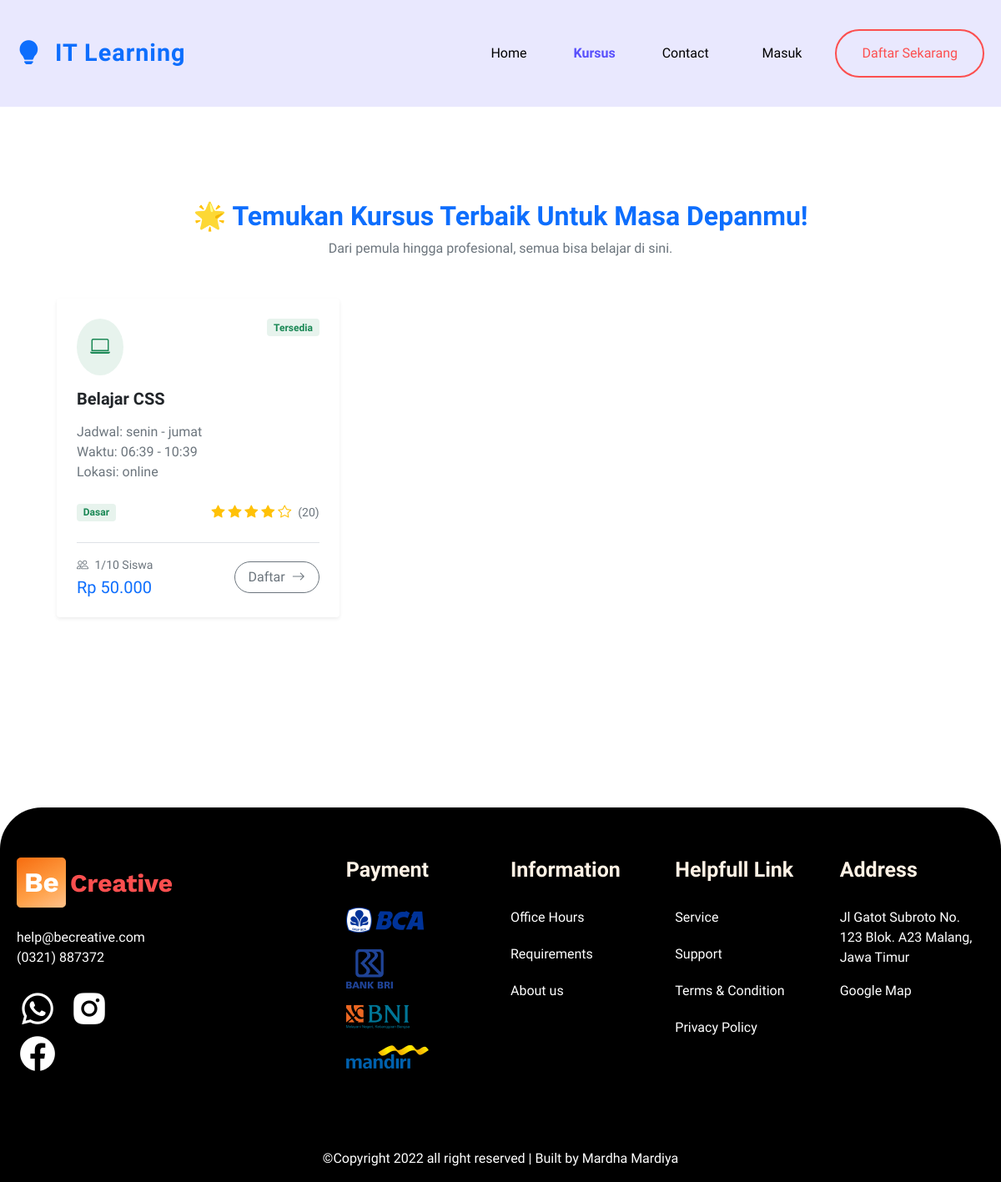
The app's page /views/pendaftaran_kursus.php with its own data.
### tables this page shows
CREATE TABLE `schedules` (
  `schedule_id` int(11) NOT NULL,
  `course_id` int(11) DEFAULT NULL,
  `instructor_id` int(11) DEFAULT NULL,
  `tanggal_mulai` date DEFAULT NULL,
  `tanggal_selesai` date DEFAULT NULL,
  `waktu_mulai` time DEFAULT NULL,
  `waktu_selesai` time DEFAULT NULL,
  `hari_pelaksanaan` varchar(50) DEFAULT NULL,
  `kapasitas_maksimal` int(11) DEFAULT NULL,
  `lokasi_kelas` varchar(255) DEFAULT NULL
);

CREATE TABLE `courses` (
  `course_id` int(11) NOT NULL,
  `nama_kursus` varchar(255) DEFAULT NULL,
  `deskripsi` text DEFAULT NULL,
  `durasi_jam` int(11) DEFAULT NULL,
  `harga` decimal(10,2) DEFAULT NULL,
  `level` enum('Dasar','Menengah','Lanjut') DEFAULT NULL,
  `status_aktif` tinyint(1) DEFAULT NULL
);

### views/pendaftaran_kursus.php (the view, shortened to what this page needs)
<?php
    include '../database/koneksi.php';
    $student_id = $_SESSION['user_id'] ?? null;
    $role = $_SESSION['role'] ?? null;
    $query = "
        SELECT
            s.*,
            c.nama_kursus,
            c.level,
            c.harga,
            (SELECT COUNT(*)
            FROM enrollments e
            WHERE e.schedule_id = s.schedule_id
              AND e.status_pendaftaran NOT IN ('dibatalkan', 'ditolak')
            ) AS jumlah_pendaftar
        FROM schedules s
        JOIN courses c ON s.course_id = c.course_id
    ";
    $result = mysqli_query($conn, $query);
?>
<!DOCTYPE html>
<html lang="en">
  <head>
     <link
      href="https://unpkg.com/boxicons@2.1.2/css/boxicons.min.css"
      rel="stylesheet"
    />
 <link rel="stylesheet" href="https://cdn.jsdelivr.net/npm/bootstrap-icons@1.11.3/font/bootstrap-icons.min.css">
     <link
      href="https://cdn.jsdelivr.net/npm/bootstrap@5.1.3/dist/css/bootstrap.min.css"
      rel="stylesheet"
    />
    <link rel="stylesheet" href="https://cdnjs.cloudflare.com/ajax/libs/animate.css/4.1.1/animate.min.css">
    <link
      rel="stylesheet"
      href="https://unpkg.com/swiper/swiper-bundle.min.css"
    />
    <link rel="stylesheet" href="vendor/style/main.css" />
  </head>
  <body>
     <nav class="navbar navbar-expand-lg navbar-light fixed-top">
      <div class="container">
        <a class="navbar-brand fw-bold text-primary" href="#" style="font-size: 1.8rem; letter-spacing: 1px;">
    <i class="bi bi-lightbulb-fill me-2"></i> IT Learning
</a>
        <div
          class="collapse navbar-collapse align-items-center"
          id="navbarNavAltMarkup"
        >
     <div class="navbar-nav ms-auto me-3">
            <a class="nav-link " href="index.php">Home</a>
            <a class="nav-link active" href="pendaftaran_kursus.php">Kursus</a>
            <a class="nav-link" href="index.php">Contact</a>
        </div>
             <div class="navbar-auth d-lg-flex align-items-center mt-4 mt-md-0 text-center">
              <?php if (isset($_SESSION['user_id'])): ?>
                <form action="../php/logout.php" method="POST" class="d-inline">
                  <button type="submit" class="btn btn-danger ms-sm-4 mt-3 mt-sm-0 d-block d-sm-inline">Logout</button>
                </form>
                            <?php else: ?>
                <a class="nav-link me-0 me-lg-3 p-0" href="login.php">Masuk</a>
                <a href="registar.php" class="btn-second ms-sm-4 mt-3 mt-sm-0 d-block d-sm-inline">Daftar Sekarang</a>
              <?php endif; ?>
            </div>
        </div>
      </div>
    </nav>
    <br>
    <br>
    <br>
    <br>
    <br>
    <br>
          <section class="popular-courses m-5 py-5  ">
            <div class="container">
        <div class="text-center mb-4">
            <h2 class="fw-bold text-primary">🌟 Temukan Kursus Terbaik Untuk Masa Depanmu!</h2>
            <p class="text-muted">
                Dari pemula hingga profesional, semua bisa belajar di sini.
            </p>
        </div>
              <div class="row g-4">
                <?php while($row = mysqli_fetch_assoc($result)): ?>
                <div class="col-lg-4 col-md-6">
                  <div class="card h-100 border-0 shadow-sm hover-shadow">
                    <div class="card-body p-4">
                      <div class="d-flex justify-content-between align-items-start mb-3">
                        <div class="bg-success bg-opacity-10 p-3 rounded-circle">
                          <i class="bi bi-laptop text-success fs-4"></i>
                        </div>
                        <span class="badge bg-success bg-opacity-10 text-success small">Tersedia</span>
                      </div>
                      <h3 class="h5 fw-bold mb-3"><?= $row['nama_kursus'] ?></h3>
                      <p class="text-muted mb-4">
                        Jadwal: <?= $row['hari_pelaksanaan'] ?> <br>
                        Waktu: <?= date('H:i', strtotime($row['waktu_mulai'])) ?> - <?= date('H:i', strtotime($row['waktu_selesai'])) ?> <br>
                        Lokasi: <?= $row['lokasi_kelas'] ?>
                      </p>
                      <div class="d-flex justify-content-between align-items-center mb-3">
                        <span class="badge bg-success bg-opacity-10 text-success"><?= $row['level'] ?></span>
                        <div class="text-warning">
                          <i class="bi bi-star-fill"></i>
                          <i class="bi bi-star-fill"></i>
                          <i class="bi bi-star-fill"></i>
                          <i class="bi bi-star-fill"></i>
                          <i class="bi bi-star"></i>
                          <span class="text-muted small ms-1">(20)</span>
                        </div>
                      </div>
                      <div class="d-flex justify-content-between align-items-center mt-4 pt-3 border-top">
                        <div>
                          <span class="d-block text-muted small">
                            <i class="bi bi-people me-1"></i> <?= $row['jumlah_pendaftar'] ?>/<?= $row['kapasitas_maksimal'] ?> Siswa
                          </span>
                                          <h4 class="h5 text-primary mb-0 mt-1">Rp <?= number_format($row['harga'], 0, ',', '.') ?></h4>
                                        </div>
                                          <?php if ($row['jumlah_pendaftar'] >= $row['kapasitas_maksimal']): ?>
                                  <span class="badge bg-danger rounded-pill px-3 py-2">Penuh</span>
                                <?php else: ?>
                                  <a href="#"
                                    class="btn btn-outline-secondary rounded-pill px-3"
                                    data-bs-toggle="modal"
                                    data-bs-target="#loginDuluModal">
                                    Daftar <i class="bi bi-arrow-right ms-1"></i>
                                  </a>
                                <?php endif; ?>
                      </div>
                    </div>
                  </div>
                </div>
              <?php endwhile; ?>
              </div>
            </div>
          </section>
    <footer class="footer section-margin">
      <div class="container">
        <div
          class="row row-content justify-content-between justify-content-md-start"
        >
          <div class="col-lg-2 col-md-6">
            <img src="vendor/images/logo.png" alt="" />
            <a href="#" class="email mt-4 d-inline-block text-white"
              >help@becreative.com</a
            >
            <p class="phone text-white">(0321) 887372</p>
            <div class="icons mt-4">
              <a href="#"><i class="bx bxl-whatsapp"></i></a>
              <a href="#"><i class="bx bxl-instagram-alt mx-2"></i></a>
              <a href="#"><i class="bx bxl-facebook-circle"></i></a>
            </div>
          </div>
          <div class="col-lg-2 offset-lg-2 col-md-3 mt-4 mt-sm-0">
            <h3>Payment</h3>
            <ul>
              <li><img src="vendor/images/bca.png" alt="" /></li>
              <li><img src="vendor/images/bri.png" alt="" /></li>
              <li><img src="vendor/images/bni.png" alt="" /></li>
              <li><img src="vendor/images/mandiri.png" alt="" /></li>
            </ul>
          </div>
          <div class="col-lg-2 col-md-3 mt-4 mt-sm-0">
            <h3>Information</h3>
            <ul>
              <li>Office Hours</li>
              <li>Requirements</li>
              <li>About us</li>
            </ul>
          </div>
          <div class="col-lg-2 col-md-3 mt-4 mt-sm-0">
            <h3>Helpfull Link</h3>
            <ul>
              <li>Service</li>
              <li>Support</li>
              <li>Terms & Condition</li>
              <li>Privacy Policy</li>
            </ul>
          </div>
          <div class="col-lg-2 col-md-3 mt-4 mt-sm-0">
            <h3>Address</h3>
            <p class="text-white">
              Jl Gatot Subroto No. 123 Blok. A23 Malang, Jawa Timur
            </p>
            <a href="#" class="maps text-white">Google Map</a>
          </div>
        </div>
        <div class="row text-center">
          <div class="col-12">
            <p class="text-white">
              &copy;Copyright 2022 all right reserved | Built by Mardha Mardiya
            </p>
          </div>
        </div>
      </div>
    </footer>
  </body>
</html>

### records on screen
schedules: course.nama_kursus "Belajar CSS", hari_pelaksanaan "senin - jumat", waktu_mulai "06:39", waktu_selesai "10:39", lokasi_kelas "online", course.level "Dasar", jumlah_pendaftar "1", kapasitas_maksimal "10", course.harga "50.000", shows "Daftar"
